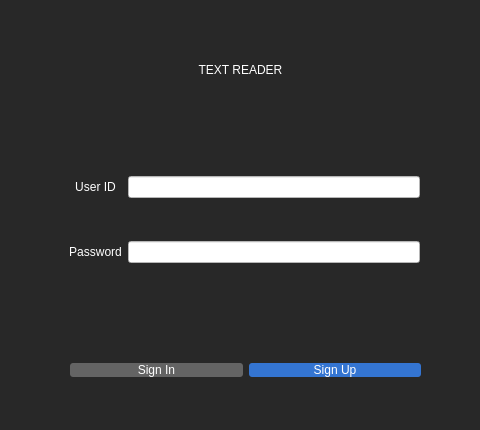
<?xml version="1.0" encoding="UTF-8"?>
<ui version="4.0">
 <class>MainWindow</class>
 <widget class="QMainWindow" name="MainWindow">
  <property name="geometry">
   <rect>
    <x>0</x>
    <y>0</y>
    <width>480</width>
    <height>430</height>
   </rect>
  </property>
  <property name="windowTitle">
   <string>MainWindow</string>
  </property>
  <property name="styleSheet">
   <string notr="true">background-color:rgb(40, 40, 40)</string>
  </property>
  <widget class="QWidget" name="centralwidget">
   <widget class="QWidget" name="gridLayoutWidget">
    <property name="geometry">
     <rect>
      <x>69</x>
      <y>139</y>
      <width>351</width>
      <height>161</height>
     </rect>
    </property>
    <layout class="QGridLayout" name="gridLayout">
     <item row="0" column="0">
      <widget class="QLabel" name="label">
       <property name="styleSheet">
        <string notr="true">font:120 18pt &quot;Anonymous Pro for Powerline&quot;;
color:rgb(255, 255, 255);</string>
       </property>
       <property name="text">
        <string>&lt;html&gt;&lt;head/&gt;&lt;body&gt;&lt;p align=&quot;center&quot;&gt;&lt;span style=&quot; color:#ffffff;&quot;&gt;User ID&lt;/span&gt;&lt;/p&gt;&lt;/body&gt;&lt;/html&gt;</string>
       </property>
      </widget>
     </item>
     <item row="0" column="1">
      <widget class="QLineEdit" name="lineEdit">
       <property name="styleSheet">
        <string notr="true">background-color:rgb(255, 255, 255)</string>
       </property>
      </widget>
     </item>
     <item row="1" column="0">
      <widget class="QLabel" name="label_2">
       <property name="styleSheet">
        <string notr="true">font:120 18pt &quot;Anonymous Pro for Powerline&quot;;</string>
       </property>
       <property name="text">
        <string>&lt;html&gt;&lt;head/&gt;&lt;body&gt;&lt;p align=&quot;center&quot;&gt;&lt;span style=&quot; color:#ffffff;&quot;&gt;Password&lt;/span&gt;&lt;/p&gt;&lt;/body&gt;&lt;/html&gt;</string>
       </property>
      </widget>
     </item>
     <item row="1" column="1">
      <widget class="QLineEdit" name="lineEdit_2">
       <property name="styleSheet">
        <string notr="true">background-color:rgb(255, 255, 255)</string>
       </property>
      </widget>
     </item>
    </layout>
   </widget>
   <widget class="QWidget" name="horizontalLayoutWidget">
    <property name="geometry">
     <rect>
      <x>70</x>
      <y>330</y>
      <width>351</width>
      <height>80</height>
     </rect>
    </property>
    <layout class="QHBoxLayout" name="horizontalLayout">
     <item>
      <widget class="QPushButton" name="pushButton_2">
       <property name="styleSheet">
        <string notr="true">QPushButton{
	font: 400 20pt &quot;Anonymous Pro for Powerline&quot;;
	background-color:rgb(100, 100, 100);
	color:rgb(255, 255, 255);
	border-radius:3px;
}</string>
       </property>
       <property name="text">
        <string>Sign In</string>
       </property>
      </widget>
     </item>
     <item>
      <widget class="QPushButton" name="pushButton">
       <property name="styleSheet">
        <string notr="true">QPushButton{
	font: 400 20pt &quot;Anonymous Pro for Powerline&quot;;
	background-color:rgb(52, 117, 210);
	color:rgb(255, 255, 255);
	border-radius:3px;
}</string>
       </property>
       <property name="text">
        <string>Sign Up</string>
       </property>
      </widget>
     </item>
    </layout>
   </widget>
   <widget class="QLabel" name="label_3">
    <property name="geometry">
     <rect>
      <x>70</x>
      <y>30</y>
      <width>341</width>
      <height>81</height>
     </rect>
    </property>
    <property name="styleSheet">
     <string notr="true">font:1500 40pt &quot;Anonymous Pro for Powerline&quot;;
color:rgb(255, 255, 255);
</string>
    </property>
    <property name="text">
     <string>&lt;html&gt;&lt;head/&gt;&lt;body&gt;&lt;p align=&quot;center&quot;&gt;TEXT READER&lt;/p&gt;&lt;/body&gt;&lt;/html&gt;</string>
    </property>
   </widget>
  </widget>
 </widget>
 <resources/>
 <connections/>
</ui>
